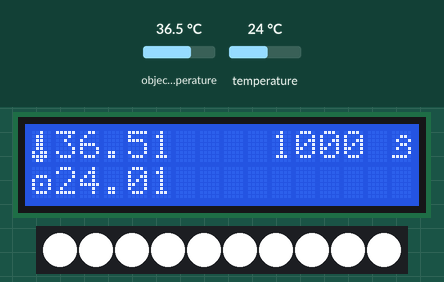
A sketch run on a simulated Arduino Uno, built with avr-gcc and run on an emulated ATmega328P. Parts: 16×2 character LCD, 10 RGB LEDs in strip order, left to right. The test bench sets the inputs (shaded band); at power-on: object temperature 36.5 °C, temperature 24 °C.

Above: at 1.2 s.
1.3 s: object temperature set to 44 °C
At 2.6 s:
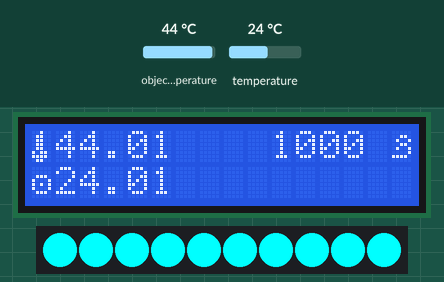
4.3 s: temperature set to 12 °C
At 5.2 s:
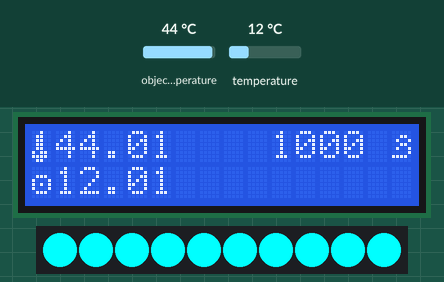
5.8 s: object temperature set to 20 °C
At 6.5 s:
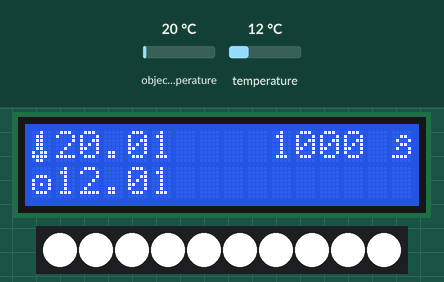
8.8 s: object temperature set to 41 °C
At 9.1 s:
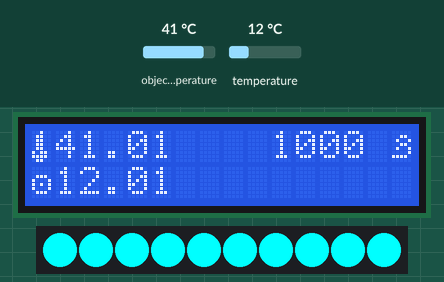
Timing chart, 0 to 11.8 s (numbered marks = the images above; inputs shaded):
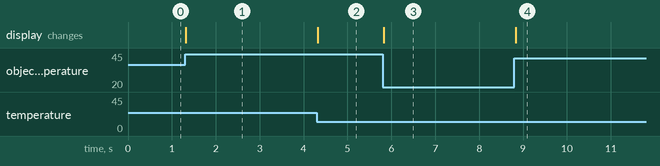

The sketch:

lcdtemp.ino
```cpp
// include the library code:
#include <LiquidCrystal.h>
#include <Adafruit_MLX90614.h>
#include <Wire.h>
#include <FastLED.h>

#define LED_PIN 7
#define LED_COUNT 10

//Define custom characters
byte temp[8] = {
0b00100,
0b01100,
0b01100,
0b01100,
0b01100,
0b10110,
0b11110,
0b01100
};
byte fan[8] = {
0b00000,
0b00110,
0b01001,
0b00110,
0b01001,
0b00001,
0b11110,
0b00000
};

byte ambient[8] = {
0b00000,
0b00000,
0b01110,
0b10001,
0b10101,
0b10001,
0b01110,
0b00000
};

byte fire[8] = {
0b00001,
0b10100,
0b01100,
0b01110,
0b11011,
0b10001,
0b11001,
0b01111
};


// Init LCD display. Parameters: (rs, enable, d4, d5, d6, d7)
LiquidCrystal lcd(12, 11, 5, 4, 3, 2);
//Init MLX temp sensor
Adafruit_MLX90614 mlx = Adafruit_MLX90614();
//Init LED strip
CRGB led[LED_COUNT];

unsigned int milicounter = 0;

void setup()
{
  // display dimensions (16x2)
  lcd.begin(16, 2);
  mlx.begin();
  FastLED.addLeds<NEOPIXEL, LED_PIN>(led, LED_COUNT);

  // dejunkification
  lcd.clear();

  //load custom characters into the LCD's RAM
  lcd.createChar(0, temp);
  lcd.createChar(1, ambient);
  lcd.createChar(2, fire);
  lcd.createChar(3, fan);
}

void loop()
{
  milicounter = (milicounter+1)%1000;
  float objTemp = mlx.readObjectTempC();
  float ambientTemp = mlx.readAmbientTempC();

  byte r=255,g=255,b=255;

  //Color calc
  if(objTemp >= 40.0f){ r=0; g=255; b=255; }
  if(objTemp >= 50.0f){ r=0; g=127; b=255; }
  if(objTemp >= 60.0f){ r=255; g=127; b=0; }
  if(objTemp >= 70.0f){ r=255; g=63; b=0; }
  if(objTemp >= 80.0f){ r=255; g=0; b=0; }

  /*
   *  Output
   */

  //Buffer clear
  lcd.setCursor(0, 0);
  lcd.print("                ");
  lcd.setCursor(0, 1);
  lcd.print("                ");

  //Icons
  //temp
  lcd.setCursor(0, 0);
  lcd.write(byte(0));
  lcd.print(objTemp);
  //ambient
  lcd.setCursor(0, 1);
  lcd.write(byte(1));
  lcd.print(ambientTemp);
  //fire
  lcd.setCursor(14-4, 0);
  lcd.print("1000 ");
  lcd.write(byte(3));

  //Display LED colors
  for(byte i=0; i<LED_COUNT;i++){
      led[i]=CRGB(r,g,b);
  }
  FastLED.show();
}
```

Measured:
- after the input at 1.3 s, the display: changes at once (image 1)
- after the input at 4.3 s, the display: changes at once (image 2)
- after the input at 5.8 s, the display: changes at once (image 3)
- after the input at 8.8 s, the display: changes at once (image 4)
